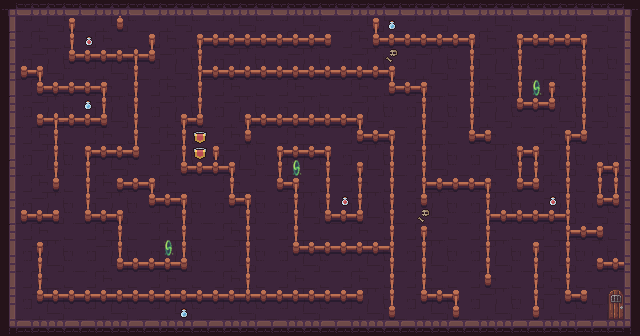

Tiled map render using the project's own tile images. Description and the map definition, with tile-layer contents summarised, below:
An orthogonal 40x21 tile map with 16x16 px tiles, 8 tile layers (Ground, Walls, ExitDoor, SafeSpot, ...), 4 tilesets.

<map version="1.10" tiledversion="1.11.2" orientation="orthogonal" renderorder="left-down" width="40" height="21" tilewidth="16" tileheight="16" infinite="0" nextlayerid="9" nextobjectid="1">
 <tileset firstgid="1" source="Tilesets_special/Forest.tsx" />
 <tileset firstgid="871" source="Tilesets_special/Dungeon2_Tileset.tsx" />
 <tileset firstgid="1141" source="Tilesets_special/Dungeon1_Tileset.tsx" />
 <tileset firstgid="1241" source="Tilesets_special/Portal.tsx" />
 <layer id="2" name="Ground" width="40" height="21" locked="1">
  <data>[840 cells, 722 non-empty, 12 distinct tile ids]</data>
 </layer>
 <layer id="3" name="Walls" width="40" height="21" locked="1">
  <data>[840 cells, 391 non-empty, 26 distinct tile ids]</data>
 </layer>
 <layer id="1" name="ExitDoor" width="40" height="21" locked="1">
  <data>[840 cells, 2 non-empty, 2 distinct tile ids]</data>
 </layer>
 <layer id="4" name="SafeSpot" width="40" height="21" locked="1">
  <data>[840 cells, 2 non-empty, 1 distinct tile ids]</data>
 </layer>
 <layer id="5" name="PowerUpSpeed" width="40" height="21" locked="1">
  <data>[840 cells, 3 non-empty, 1 distinct tile ids]</data>
 </layer>
 <layer id="6" name="PowerUpHP" width="40" height="21" locked="1">
  <data>[840 cells, 3 non-empty, 1 distinct tile ids]</data>
 </layer>
 <layer id="7" name="Portals" width="40" height="21" locked="1">
  <data>[840 cells, 3 non-empty, 1 distinct tile ids]</data>
 </layer>
 <layer id="8" name="MustSolvePuzzles" width="40" height="21" locked="1">
  <data>[840 cells, 2 non-empty, 1 distinct tile ids]</data>
 </layer>
</map>
